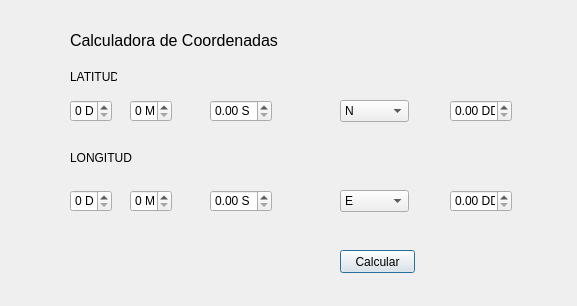
<?xml version="1.0" encoding="UTF-8"?>
<ui version="4.0">
 <class>CalculadoraDialogBase</class>
 <widget class="QDialog" name="CalculadoraDialogBase">
  <property name="geometry">
   <rect>
    <x>0</x>
    <y>0</y>
    <width>577</width>
    <height>306</height>
   </rect>
  </property>
  <property name="windowTitle">
   <string>Latitud_Longitud</string>
  </property>
  <widget class="QLabel" name="label1">
   <property name="geometry">
    <rect>
     <x>70</x>
     <y>20</y>
     <width>231</width>
     <height>41</height>
    </rect>
   </property>
   <property name="font">
    <font>
     <pointsize>12</pointsize>
    </font>
   </property>
   <property name="text">
    <string>Calculadora de Coordenadas</string>
   </property>
  </widget>
  <widget class="QSpinBox" name="spGra">
   <property name="geometry">
    <rect>
     <x>70</x>
     <y>100</y>
     <width>42</width>
     <height>22</height>
    </rect>
   </property>
   <property name="suffix">
    <string> D</string>
   </property>
   <property name="prefix">
    <string/>
   </property>
  </widget>
  <widget class="QSpinBox" name="spMin">
   <property name="geometry">
    <rect>
     <x>130</x>
     <y>100</y>
     <width>42</width>
     <height>22</height>
    </rect>
   </property>
   <property name="suffix">
    <string> M</string>
   </property>
  </widget>
  <widget class="QDoubleSpinBox" name="spSeg">
   <property name="geometry">
    <rect>
     <x>210</x>
     <y>100</y>
     <width>62</width>
     <height>22</height>
    </rect>
   </property>
   <property name="prefix">
    <string/>
   </property>
   <property name="suffix">
    <string> S</string>
   </property>
  </widget>
  <widget class="QDoubleSpinBox" name="spRes1">
   <property name="geometry">
    <rect>
     <x>450</x>
     <y>100</y>
     <width>62</width>
     <height>22</height>
    </rect>
   </property>
   <property name="suffix">
    <string> DD</string>
   </property>
  </widget>
  <widget class="QComboBox" name="cmb1">
   <property name="geometry">
    <rect>
     <x>340</x>
     <y>100</y>
     <width>69</width>
     <height>22</height>
    </rect>
   </property>
   <property name="editable">
    <bool>false</bool>
   </property>
   <property name="currentText">
    <string>N</string>
   </property>
   <property name="currentIndex">
    <number>0</number>
   </property>
   <item>
    <property name="text">
     <string>N</string>
    </property>
   </item>
   <item>
    <property name="text">
     <string>S</string>
    </property>
   </item>
  </widget>
  <widget class="QLabel" name="label">
   <property name="geometry">
    <rect>
     <x>70</x>
     <y>70</y>
     <width>47</width>
     <height>13</height>
    </rect>
   </property>
   <property name="text">
    <string>LATITUD</string>
   </property>
  </widget>
  <widget class="QLabel" name="label_2">
   <property name="geometry">
    <rect>
     <x>70</x>
     <y>150</y>
     <width>71</width>
     <height>16</height>
    </rect>
   </property>
   <property name="text">
    <string>LONGITUD</string>
   </property>
  </widget>
  <widget class="QSpinBox" name="spGra_2">
   <property name="geometry">
    <rect>
     <x>70</x>
     <y>190</y>
     <width>42</width>
     <height>22</height>
    </rect>
   </property>
   <property name="suffix">
    <string> D</string>
   </property>
   <property name="prefix">
    <string/>
   </property>
  </widget>
  <widget class="QSpinBox" name="spMin_2">
   <property name="geometry">
    <rect>
     <x>130</x>
     <y>190</y>
     <width>42</width>
     <height>22</height>
    </rect>
   </property>
   <property name="suffix">
    <string> M</string>
   </property>
  </widget>
  <widget class="QDoubleSpinBox" name="spSeg_2">
   <property name="geometry">
    <rect>
     <x>210</x>
     <y>190</y>
     <width>62</width>
     <height>22</height>
    </rect>
   </property>
   <property name="prefix">
    <string/>
   </property>
   <property name="suffix">
    <string> S</string>
   </property>
  </widget>
  <widget class="QComboBox" name="cmb1_2">
   <property name="geometry">
    <rect>
     <x>340</x>
     <y>190</y>
     <width>69</width>
     <height>22</height>
    </rect>
   </property>
   <property name="editable">
    <bool>false</bool>
   </property>
   <property name="currentText">
    <string>E</string>
   </property>
   <property name="currentIndex">
    <number>0</number>
   </property>
   <item>
    <property name="text">
     <string>E</string>
    </property>
   </item>
   <item>
    <property name="text">
     <string>O</string>
    </property>
   </item>
  </widget>
  <widget class="QDoubleSpinBox" name="spRes1_2">
   <property name="geometry">
    <rect>
     <x>450</x>
     <y>190</y>
     <width>62</width>
     <height>22</height>
    </rect>
   </property>
   <property name="suffix">
    <string> DD</string>
   </property>
  </widget>
  <widget class="QPushButton" name="btnCalc">
   <property name="geometry">
    <rect>
     <x>340</x>
     <y>250</y>
     <width>75</width>
     <height>23</height>
    </rect>
   </property>
   <property name="text">
    <string>Calcular</string>
   </property>
  </widget>
 </widget>
 <resources/>
 <connections/>
</ui>
